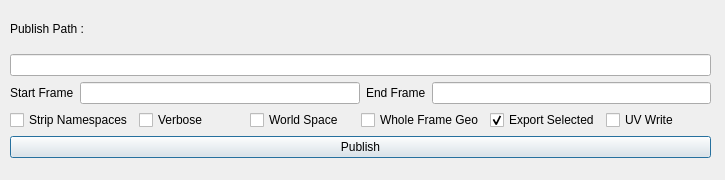
<?xml version="1.0" encoding="UTF-8"?>
<ui version="4.0">
 <class>Dialog</class>
 <widget class="QDialog" name="Dialog">
  <property name="geometry">
   <rect>
    <x>0</x>
    <y>0</y>
    <width>725</width>
    <height>180</height>
   </rect>
  </property>
  <property name="mouseTracking">
   <bool>false</bool>
  </property>
  <property name="acceptDrops">
   <bool>false</bool>
  </property>
  <property name="windowTitle">
   <string>Publish</string>
  </property>
  <widget class="QWidget" name="verticalLayoutWidget">
   <property name="geometry">
    <rect>
     <x>10</x>
     <y>10</y>
     <width>701</width>
     <height>148</height>
    </rect>
   </property>
   <layout class="QVBoxLayout" name="verticalLayout">
    <item>
     <widget class="QLabel" name="publish_path">
      <property name="text">
       <string>Publish Path : </string>
      </property>
     </widget>
    </item>
    <item>
     <widget class="QLineEdit" name="publish_name_entry"/>
    </item>
    <item>
     <layout class="QHBoxLayout" name="horizontalLayout_2">
      <item>
       <widget class="QLabel" name="label_3">
        <property name="text">
         <string>Start Frame</string>
        </property>
       </widget>
      </item>
      <item>
       <widget class="QLineEdit" name="publish_frames_start_entry"/>
      </item>
      <item>
       <widget class="QLabel" name="label_2">
        <property name="text">
         <string>End Frame</string>
        </property>
       </widget>
      </item>
      <item>
       <widget class="QLineEdit" name="publish_frames_end_entry"/>
      </item>
     </layout>
    </item>
    <item>
     <layout class="QHBoxLayout" name="horizontalLayout">
      <item>
       <widget class="QCheckBox" name="publish_chk_strip">
        <property name="text">
         <string>Strip Namespaces</string>
        </property>
       </widget>
      </item>
      <item>
       <widget class="QCheckBox" name="checkBox_3">
        <property name="text">
         <string>Verbose</string>
        </property>
       </widget>
      </item>
      <item>
       <widget class="QCheckBox" name="publish_chk_world">
        <property name="text">
         <string>World Space</string>
        </property>
       </widget>
      </item>
      <item>
       <widget class="QCheckBox" name="publish_chk_whole">
        <property name="text">
         <string>Whole Frame Geo</string>
        </property>
       </widget>
      </item>
      <item>
       <widget class="QCheckBox" name="publish_chk_exportselected">
        <property name="text">
         <string>Export Selected</string>
        </property>
        <property name="checked">
         <bool>true</bool>
        </property>
        <property name="tristate">
         <bool>false</bool>
        </property>
       </widget>
      </item>
      <item>
       <widget class="QCheckBox" name="publish_chk_uv">
        <property name="text">
         <string>UV Write</string>
        </property>
       </widget>
      </item>
     </layout>
    </item>
    <item>
     <widget class="QPushButton" name="btn_publish">
      <property name="text">
       <string>Publish</string>
      </property>
     </widget>
    </item>
   </layout>
  </widget>
 </widget>
 <resources/>
 <connections>
  <connection>
   <sender>btn_publish</sender>
   <signal>clicked()</signal>
   <receiver>Dialog</receiver>
   <slot>publish_button()</slot>
   <hints>
    <hint type="sourcelabel">
     <x>389</x>
     <y>144</y>
    </hint>
    <hint type="destinationlabel">
     <x>353</x>
     <y>160</y>
    </hint>
   </hints>
  </connection>
 </connections>
 <slots>
  <slot>publish_button()</slot>
 </slots>
</ui>
